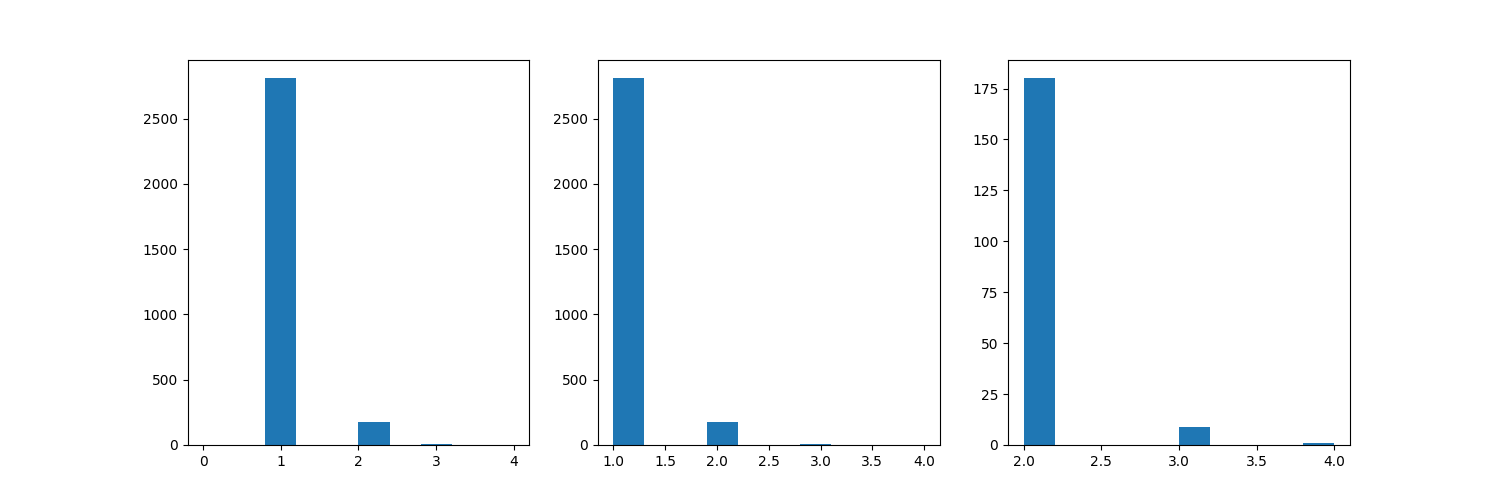

The script that drew this image:
# @Author: Billy Li <billyli>
# @Date:   11-25-2021
# @Email:  li000400@umn.edu
# @Last modified by:   billyli
# @Last modified time: 11-25-2021

import sys
from pathlib import Path

import numpy as np
from matplotlib import pyplot as plt

util_dir = Path.cwd().parent.joinpath('Utility')
sys.path.insert(1, str(util_dir))
from Information import *
from HitGenerators import Event

track_dir = Path("../../tracks")
db_files = [track_dir.joinpath('train.db')]

# dist, db_files, hitNumCut=20):
gen = Event(db_files, 10)

windowNum = 3000
trackNums = []
for idx in range(windowNum):
    sys.stdout.write(t_info(f'Parsing windows {idx+1}/{windowNum}', special='\r'))
    if idx+1 == windowNum:
        sys.stdout.write('\n')
    sys.stdout.flush()
    hit_all, track_all = gen.generate(mode='eval')
    trackNum = len(track_all)
    trackNums.append(trackNum)

trackNums = np.array(trackNums, dtype=int)

fig, (ax1, ax2, ax3) = plt.subplots(1,3, figsize=(15,5))
ax1.hist(trackNums)
ax2.hist(trackNums[trackNums>0])
ax3.hist(trackNums[trackNums>1])
plt.show()
